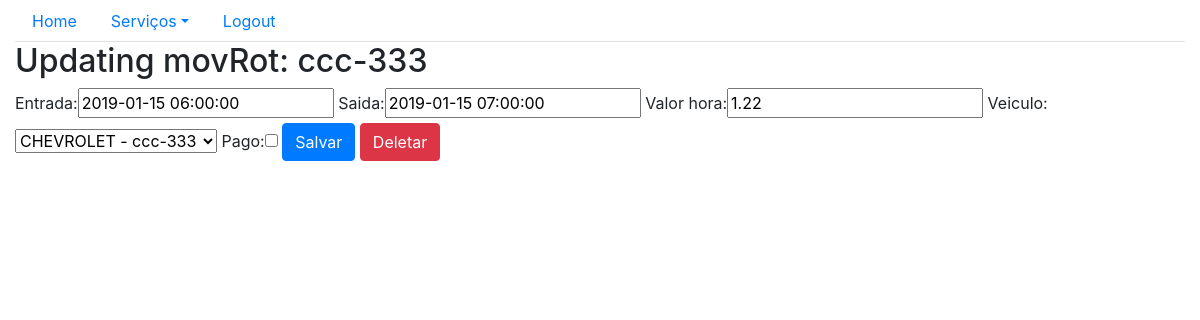
The app's page /sistema/mov_rotativos-update/6, older data.
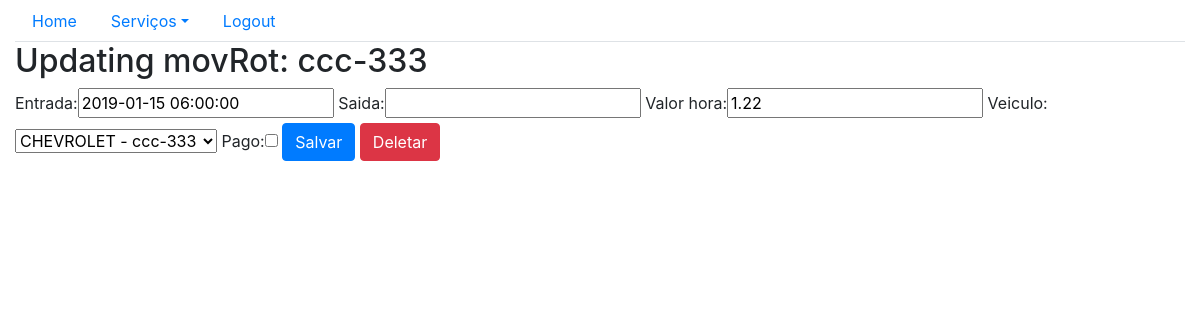
The same page, newer data.
### core/models.py (models this page shows, shortened)
class MovRotativo(models.Model):
    entrada = models.DateTimeField(auto_now=False)
    saida = models.DateTimeField(auto_now=False, blank=True,null=True)
    valor_hora = models.DecimalField(max_digits=5,decimal_places=2)
    veiculo = models.ForeignKey(Veiculo, on_delete=models.CASCADE)
    pago = models.BooleanField(default=False)
    def __str__(self):
        return self.veiculo.placa

class Veiculo(models.Model):
    marca = models.ForeignKey(Marca,  on_delete = models.CASCADE)
    proprietario = models.ForeignKey(Pessoa,  on_delete = models.CASCADE)
    placa = models.CharField(max_length=7)
    cor = models.CharField(max_length=15)
    observacoes = models.TextField()
    def __str__(self):
        return self.marca.nome + ' - ' + self.placa

### core/views.py (the view)
# urls.py: path('mov_rotativos-update/<int:id>', movRotativos_update, name='core_movRotativos_update'),
def movRotativos_update(request, id):
    data = {} #cria um dicionário
    movRot = MovRotativo.objects.get(id = id) #busca o veiculo que se deseja atualizar no banco, através do ID
    form = MovRotForm(request.POST or None, instance=movRot) #instancia um formulario, passando a "pessoa" que foi resgatada do banco para que seja preenchido
    data['movRot'] = movRot #insere "pessoa no dicionário"
    data['form'] = form #insere o "form" no dicionário
    if request.method == 'POST':
        if form.is_valid():
            form.save()
            return redirect('core_movRotativos_lista')
    else:
        return render(request, 'core/movRotativos_update.html', data)

### core/form.py
class MovRotForm(ModelForm):
    class Meta:
        model = MovRotativo
        fields = '__all__'

### core/templates/core/movRotativos_update.html (shortened to what this page needs)
{% extends 'base.html' %}
{% load bootstrap %}
{%block menu%}
    <ul class="nav nav-tabs">
        <li class="nav-item">
            <a class="nav-link" href="{% url 'core_home' %}">Home</a>
        </li>
        <li class="nav-item dropdown">
            <a class="nav-link dropdown-toggle" data-toggle="dropdown" href="#" role="button" aria-haspopup="true" aria-expanded="false">Serviços</a>
        </li>
        <li class="nav-item">
            <a class="nav-link" href="">Logout</a>
        </li>
    </ul>
{%endblock%}
{% block main %}
        <div class="row">
                <div class="col">
                        <h2>Updating movRot: {{movRot}}</h2>
                        <form action="{%url 'core_movRotativos_update' movRot.id %}" method="POST">
                                {{form|bootstrap}}
                                <button type="submit" class="btn btn-primary">Salvar</button>
                                <a href="{%url 'core_movRotativos_delete' movRot.id %}" class ="btn btn-danger" method="GET">Deletar</a>
                        </form>
                </div>
        </div>
{% endblock %}

Row changes from the older to the newer data that the page shows:
changed MovRotativo "CHEVROLET - ccc-333": saida "2019-01-15 07:00:00" → (not shown)
